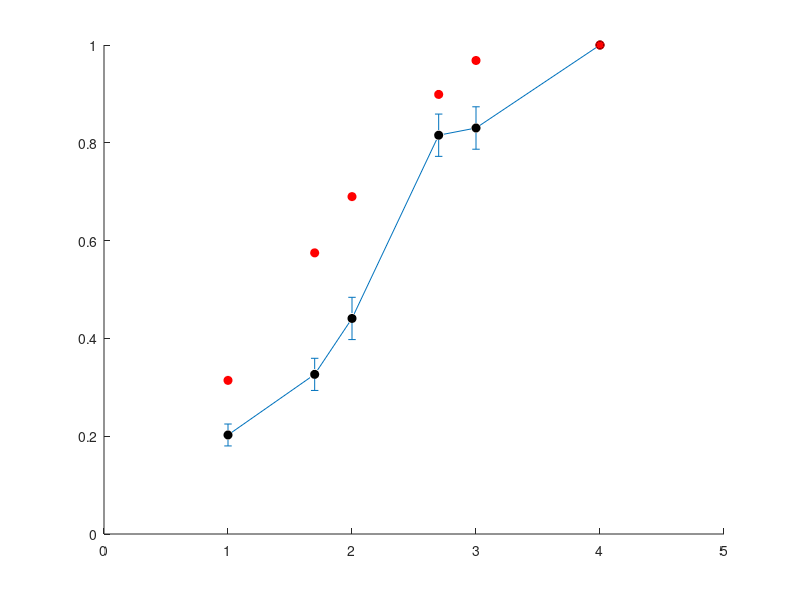

Reproduce this figure in MATLAB. (Note: this script raises an error after producing the figure.)
%% Figure 1
clc;clear;load('Figure_1.mat');
%% A
figure;
scatter([1 1.6990 2 2.6990 3 4],[mean(wt_minus_80_10nM) mean(wt_minus_80_50nM) mean(wt_minus_80_100nM) mean(wt_minus_80_500nM)  mean(wt_minus_80_1000nM) mean(wt_minus_80_10000nM)],'MarkerEdgeColor','k','MarkerFaceColor','k')
hold on;
scatter([1 1.6990 2 2.6990 3 4],[mean(wt_plus_40_10nM) mean(wt_plus_40_50nM) mean(wt_plus_40_100nM) mean(wt_plus_40_500nM)  mean(wt_plus_40_1000nM) mean(wt_plus_40_10000nM)],'MarkerEdgeColor','r','MarkerFaceColor','r')
hold on;
e1=errorbar([1 1.6990 2 2.6990 3 4],[mean(wt_minus_80_10nM) mean(wt_minus_80_50nM) mean(wt_minus_80_100nM) mean(wt_minus_80_500nM)  mean(wt_minus_80_1000nM) mean(wt_minus_80_10000nM)],...
    [std(wt_minus_80_10nM')/sqrt(size(wt_minus_80_10nM,2)) std(wt_minus_80_50nM')/sqrt(size(wt_minus_80_50nM,2)) std(wt_minus_80_100nM')/sqrt(size(wt_minus_80_100nM,2)) std(wt_minus_80_500nM')/sqrt(size(wt_minus_80_500nM,2)) std(wt_minus_80_1000nM')/sqrt(size(wt_minus_80_1000nM,2)) std(wt_minus_80_10000nM')/sqrt(size(wt_minus_80_10000nM,2))]);
e1.LineStyle='none';
e1.Color = 'k';
hold on;
e2=errorbar([1 1.6990 2 2.6990 3 4],[mean(wt_plus_40_10nM) mean(wt_plus_40_50nM) mean(wt_plus_40_100nM) mean(wt_plus_40_500nM)  mean(wt_plus_40_1000nM) mean(wt_plus_40_10000nM)],...
    [std(wt_plus_40_10nM')/sqrt(size(wt_plus_40_10nM,2)) std(wt_plus_40_50nM')/sqrt(size(wt_plus_40_50nM,2)) std(wt_plus_40_100nM')/sqrt(size(wt_plus_40_100nM,2)) std(wt_plus_40_500nM')/sqrt(size(wt_plus_40_500nM,2)) std(wt_plus_40_1000nM')/sqrt(size(wt_plus_40_1000nM,2)) std(wt_plus_40_10000nM')/sqrt(size(wt_plus_40_10000nM,2))]);
e2.LineStyle='none';
e2.Color = 'k';
xlim([0 5]); ylim([0 1]);
xticks([1 2 3 4])
xticklabels({'10^1','10^2','10^3','10^4'})
title('in vitro mAChR-A wt');
box off
set(gca,'TickDir','out')
xlabel(['[ACh] (nM)']);ylabel(['Normalized GIRK current']);
h = zeros(2, 1);
h(1) = plot(NaN,NaN,'k','LineWidth',2);
h(2) = plot(NaN,NaN,'r','LineWidth',2);
legend(h, '-80mV','40mV');


%% B
figure;
scatter([1 1.6990 2 2.6990 3 4],[mean(KK_minus_80_10nM) mean(KK_minus_80_50nM) mean(KK_minus_80_100nM) mean(KK_minus_80_500nM)  mean(KK_minus_80_1000nM) mean(KK_minus_80_10000nM)],'MarkerEdgeColor','k','MarkerFaceColor','k')
hold on;
scatter([1 1.6990 2 2.6990 3 4],[mean(KK_plus_40_10nM) mean(KK_plus_40_50nM) mean(KK_plus_40_100nM) mean(KK_plus_40_500nM)  mean(KK_plus_40_1000nM) mean(KK_plus_40_10000nM)],'MarkerEdgeColor','r','MarkerFaceColor','r')
hold on;
e1=errorbar([1 1.6990 2 2.6990 3 4],[mean(KK_minus_80_10nM) mean(KK_minus_80_50nM) mean(KK_minus_80_100nM) mean(KK_minus_80_500nM)  mean(KK_minus_80_1000nM) mean(KK_minus_80_10000nM)],...
    [std(KK_minus_80_10nM')/sqrt(size(KK_minus_80_10nM,2)) std(KK_minus_80_50nM')/sqrt(size(KK_minus_80_50nM,2)) std(KK_minus_80_100nM')/sqrt(size(KK_minus_80_100nM,2)) std(KK_minus_80_500nM')/sqrt(size(KK_minus_80_500nM,2)) std(KK_minus_80_1000nM')/sqrt(size(KK_minus_80_1000nM,2)) std(KK_minus_80_10000nM')/sqrt(size(KK_minus_80_10000nM,2))]);
e1.LineStyle='none';
e1.Color = 'k';
hold on;
e2=errorbar([1 1.6990 2 2.6990 3 4],[mean(KK_plus_40_10nM) mean(KK_plus_40_50nM) mean(KK_plus_40_100nM) mean(KK_plus_40_500nM)  mean(KK_plus_40_1000nM) mean(KK_plus_40_10000nM)],...
    [std(KK_plus_40_10nM')/sqrt(size(KK_plus_40_10nM,2)) std(KK_plus_40_50nM')/sqrt(size(KK_plus_40_50nM,2)) std(KK_plus_40_100nM')/sqrt(size(KK_plus_40_100nM,2)) std(KK_plus_40_500nM')/sqrt(size(KK_plus_40_500nM,2)) std(KK_plus_40_1000nM')/sqrt(size(KK_plus_40_1000nM,2)) std(KK_plus_40_10000nM')/sqrt(size(KK_plus_40_10000nM,2))]);
e2.LineStyle='none';
e2.Color = 'k';
xlim([0 5]); ylim([0 1]);
xticks([1 2 3 4])
xticklabels({'10^1','10^2','10^3','10^4'})
title('in vitro mAChR-A KK');
box off
set(gca,'TickDir','out')
xlabel(['[ACh] (nM)']);ylabel(['Normalized GIRK current']);
h = zeros(2, 1);
h(1) = plot(NaN,NaN,'k','LineWidth',2);
h(2) = plot(NaN,NaN,'r','LineWidth',2);
legend(h, '-80mV','40mV');

%% C
figure;
scatter([1 2 3 4],[mean(KK_minus_80_10nM_Atro) mean(KK_minus_80_100nM_Atro) mean(KK_minus_80_1000nM_Atro)  mean(KK_minus_80_10000nM_Atro)],'MarkerEdgeColor','k','MarkerFaceColor','k')
hold on;
scatter([1 2 3 4],[mean(KK_plus_40_10nM_Atro) mean(KK_plus_40_100nM_Atro) mean(KK_plus_40_1000nM_Atro)  mean(KK_plus_40_10000nM_Atro)],'MarkerEdgeColor','r','MarkerFaceColor','r')
hold on;
e1=errorbar([1 2 3 4],[mean(KK_minus_80_10nM_Atro) mean(KK_minus_80_100nM_Atro) mean(KK_minus_80_1000nM_Atro) mean(KK_minus_80_10000nM_Atro)],...
    [std(KK_minus_80_10nM_Atro')/sqrt(size(KK_minus_80_10nM_Atro,2)) std(KK_minus_80_100nM_Atro')/sqrt(size(KK_minus_80_100nM_Atro,2)) std(KK_minus_80_1000nM_Atro')/sqrt(size(KK_minus_80_1000nM_Atro,2)) std(KK_minus_80_10000nM_Atro')/sqrt(size(KK_minus_80_10000nM_Atro,2)) ]);
e1.LineStyle='none';
e1.Color = 'k';
hold on;
e2=errorbar([1 2 3 4],[mean(KK_plus_40_10nM_Atro) mean(KK_plus_40_100nM_Atro) mean(KK_plus_40_1000nM_Atro) mean(KK_plus_40_10000nM_Atro)],...
    [std(KK_plus_40_10nM_Atro')/sqrt(size(KK_plus_40_10nM_Atro,2)) std(KK_plus_40_100nM_Atro')/sqrt(size(KK_plus_40_100nM_Atro,2)) std(KK_plus_40_1000nM_Atro')/sqrt(size(KK_plus_40_1000nM_Atro,2)) std(KK_plus_40_10000nM_Atro')/sqrt(size(KK_plus_40_10000nM_Atro,2)) ]);
e2.LineStyle='none';
e2.Color = 'k';
xlim([0 5]); ylim([0 1]);
xticks([1 2 3 4])
xticklabels({'10^1','10^2','10^3','10^4'})
title('in vitro mAChR-A KK + atropine');
box off
set(gca,'TickDir','out')
xlabel(['[ACh] (nM)']);ylabel(['Normalized GIRK current']);
h = zeros(2, 1);
h(1) = plot(NaN,NaN,'k','LineWidth',2);
h(2) = plot(NaN,NaN,'r','LineWidth',2);
legend(h, '-80mV','40mV');


%% D
figure;
bar(1,nanmean(wt_minus_80_high_concentration_abs_value/1000),0.4,'FaceAlpha',0.1,'FaceColor','none')
hold on
bar(2,nanmean(KK_minus_80_high_concentration_abs_value/1000),0.4,'FaceAlpha',0.1,'FaceColor','none')
hold on
bar(3,nanmean(KK_minus_80_high_concentration_abs_value_Atro/1000),0.4,'FaceAlpha',0.1,'FaceColor','none')
hold on


UnivarScatter([wt_minus_80_high_concentration_abs_value/1000 KK_minus_80_high_concentration_abs_value/1000 KK_minus_80_high_concentration_abs_value_Atro/1000]...
    ,'Width',0.2,'Compression',15,'Label',{'WT','kk CRISPR','kk CRISPR-Atro'},'Whiskers','none','MarkerEdgeColor','k','MarkerFaceColor','k')
xtickangle(45)
box off;ylim([0 10]);
set(gca,'TickDir','out');title('-80mV');ylabel('microA(abs)');


figure;
bar(1,nanmean(wt_plus_40_high_concentration_abs_value/1000),0.4,'FaceAlpha',0.1,'FaceColor','none')
hold on
bar(2,nanmean(KK_plus_40_high_concentration_abs_value/1000),0.4,'FaceAlpha',0.1,'FaceColor','none')
hold on
bar(3,nanmean(KK_plus_40_high_concentration_abs_value_Atro/1000),0.4,'FaceAlpha',0.1,'FaceColor','none')
hold on


UnivarScatter([wt_plus_40_high_concentration_abs_value/1000 KK_plus_40_high_concentration_abs_value/1000 KK_plus_40_high_concentration_abs_value_Atro/1000]...
    ,'Width',0.2,'Compression',15,'Label',{'WT','kk CRISPR','kk CRISPR-Atro'},'Whiskers','none','MarkerEdgeColor','r','MarkerFaceColor','r')
xtickangle(45)
box off;ylim([0 5]);
set(gca,'TickDir','out');title('+40mV KK');ylabel('microA(abs)');


%% E

figure;
scatter([-2 -1 0 1 2],[mean(all_flies_minus80_0_point_01micro_norm) mean(all_flies_minus80_0_point_1micro_norm) mean(all_flies_minus80_1micro_norm) mean(all_flies_minus80_10micro_norm)  mean(all_flies_minus80_100micro_norm)],'MarkerEdgeColor','k','MarkerFaceColor','k')
hold on;
scatter([-2 -1 0 1 2],[mean(all_flies_0_0_point_01micro_norm) mean(all_flies_0_0_point_1micro_norm) mean(all_flies_0_1micro_norm) mean(all_flies_0_10micro_norm)  mean(all_flies_0_100micro_norm)],'MarkerEdgeColor','r','MarkerFaceColor','r')
hold on;
e1=errorbar([-2 -1 0 1 2],[mean(all_flies_minus80_0_point_01micro_norm) mean(all_flies_minus80_0_point_1micro_norm) mean(all_flies_minus80_1micro_norm) mean(all_flies_minus80_10micro_norm)  mean(all_flies_minus80_100micro_norm)],...
    [std(all_flies_minus80_0_point_01micro_norm')/sqrt(size(all_flies_minus80_0_point_01micro_norm,2)) std(all_flies_minus80_0_point_1micro_norm')/sqrt(size(all_flies_minus80_0_point_1micro_norm,2)) std(all_flies_minus80_1micro_norm')/sqrt(size(all_flies_minus80_1micro_norm,2)) std(all_flies_minus80_10micro_norm')/sqrt(size(all_flies_minus80_10micro_norm,2)) std(all_flies_minus80_100micro_norm')/sqrt(size(all_flies_minus80_100micro_norm,2))]);
e1.LineStyle='none';
e1.Color = 'k';
hold on;
e2=errorbar([-2 -1 0 1 2],[mean(all_flies_0_0_point_01micro_norm) mean(all_flies_0_0_point_1micro_norm) mean(all_flies_0_1micro_norm) mean(all_flies_0_10micro_norm)  mean(all_flies_0_100micro_norm)],...
    [std(all_flies_0_0_point_01micro_norm')/sqrt(size(all_flies_0_0_point_01micro_norm,2)) std(all_flies_0_0_point_1micro_norm')/sqrt(size(all_flies_0_0_point_1micro_norm,2)) std(all_flies_0_1micro_norm')/sqrt(size(all_flies_0_1micro_norm,2)) std(all_flies_0_10micro_norm')/sqrt(size(all_flies_0_10micro_norm,2)) std(all_flies_0_100micro_norm')/sqrt(size(all_flies_0_100micro_norm,2))]);
e2.LineStyle='none';
e2.Color = 'k';
xlim([-2.5 2.5]);  
xticks([-2 -1 0 1 2])
xticklabels({'10^1','10^2','10^3','10^4','10^5'})
title('in vivo mAChR-A wt');
box off
set(gca,'TickDir','out')
xlabel(['[Muscarine] (nM)']);ylabel(['Normalized current']);
h = zeros(2, 1);
h(1) = plot(NaN,NaN,'k','LineWidth',2);
h(2) = plot(NaN,NaN,'r','LineWidth',2);
legend(h, '-80mV','0mV');

%% F

figure;
scatter([-2 -1 0 1 2],[mean(all_flies_KK_minus80_0_point_01micro_norm) mean(all_flies_KK_minus80_0_point_1micro_norm) mean(all_flies_KK_minus80_1micro_norm) mean(all_flies_KK_minus80_10micro_norm)  mean(all_flies_KK_minus80_100micro_norm)],'MarkerEdgeColor','k','MarkerFaceColor','k')
hold on;
scatter([-2 -1 0 1 2],[mean(all_flies_KK_0_0_point_01micro_norm) mean(all_flies_KK_0_0_point_1micro_norm) mean(all_flies_KK_0_1micro_norm) mean(all_flies_KK_0_10micro_norm)  mean(all_flies_KK_0_100micro_norm)],'MarkerEdgeColor','r','MarkerFaceColor','r')
hold on;
e1=errorbar([-2 -1 0 1 2],[mean(all_flies_KK_minus80_0_point_01micro_norm) mean(all_flies_KK_minus80_0_point_1micro_norm) mean(all_flies_KK_minus80_1micro_norm) mean(all_flies_KK_minus80_10micro_norm)  mean(all_flies_KK_minus80_100micro_norm)],...
    [std(all_flies_KK_minus80_0_point_01micro_norm')/sqrt(size(all_flies_KK_minus80_0_point_01micro_norm,2)) std(all_flies_KK_minus80_0_point_1micro_norm')/sqrt(size(all_flies_KK_minus80_0_point_1micro_norm,2)) std(all_flies_KK_minus80_1micro_norm')/sqrt(size(all_flies_KK_minus80_1micro_norm,2)) std(all_flies_KK_minus80_10micro_norm')/sqrt(size(all_flies_KK_minus80_10micro_norm,2)) std(all_flies_KK_minus80_100micro_norm')/sqrt(size(all_flies_KK_minus80_100micro_norm,2))]);
e1.LineStyle='none';
e1.Color = 'k';
hold on;
e2=errorbar([-2 -1 0 1 2],[mean(all_flies_KK_0_0_point_01micro_norm) mean(all_flies_KK_0_0_point_1micro_norm) mean(all_flies_KK_0_1micro_norm) mean(all_flies_KK_0_10micro_norm)  mean(all_flies_KK_0_100micro_norm)],...
    [std(all_flies_KK_0_0_point_01micro_norm')/sqrt(size(all_flies_KK_0_0_point_01micro_norm,2)) std(all_flies_KK_0_0_point_1micro_norm')/sqrt(size(all_flies_KK_0_0_point_1micro_norm,2)) std(all_flies_KK_0_1micro_norm')/sqrt(size(all_flies_KK_0_1micro_norm,2)) std(all_flies_KK_0_10micro_norm')/sqrt(size(all_flies_KK_0_10micro_norm,2)) std(all_flies_KK_0_100micro_norm')/sqrt(size(all_flies_KK_0_100micro_norm,2))]);
e2.LineStyle='none';
e2.Color = 'k';
xlim([-2.5 2.5]);  
xticks([-2 -1 0 1 2])
xticklabels({'10^1','10^2','10^3','10^4','10^5'})
title('in vivo mAChR-A-KK');
box off
set(gca,'TickDir','out')
xlabel(['[Muscarine] (nM)']);ylabel(['Normalized current']);
h = zeros(2, 1);
h(1) = plot(NaN,NaN,'k','LineWidth',2);
h(2) = plot(NaN,NaN,'r','LineWidth',2);
legend(h, '-80mV','0mV');

%% G

figure;
scatter([-1 1 2],[mean(all_flies_KK_Atro_minus80_0_point_1micro_norm) mean(all_flies_KK_Atro_minus80_10micro_norm)  mean(all_flies_KK_Atro_minus80_100micro_norm)],'MarkerEdgeColor','k','MarkerFaceColor','k')
hold on;
scatter([-1 1 2],[mean(all_flies_KK_Atro_0_0_point_1micro_norm) mean(all_flies_KK_Atro_0_10micro_norm)  mean(all_flies_KK_Atro_0_100micro_norm)],'MarkerEdgeColor','r','MarkerFaceColor','r')
hold on;
e1=errorbar([-1 1 2],[mean(all_flies_KK_Atro_minus80_0_point_1micro_norm) mean(all_flies_KK_Atro_minus80_10micro_norm)  mean(all_flies_KK_Atro_minus80_100micro_norm)],...
    [std(all_flies_KK_Atro_minus80_0_point_1micro_norm')/sqrt(size(all_flies_KK_Atro_minus80_0_point_1micro_norm,2)) std(all_flies_KK_Atro_minus80_10micro_norm')/sqrt(size(all_flies_KK_Atro_minus80_10micro_norm,2)) std(all_flies_KK_Atro_minus80_100micro_norm')/sqrt(size(all_flies_KK_Atro_minus80_100micro_norm,2))]);
e1.LineStyle='none';
e1.Color = 'k';
hold on;
e2=errorbar([-1 1 2],[mean(all_flies_KK_Atro_0_0_point_1micro_norm) mean(all_flies_KK_Atro_0_10micro_norm)  mean(all_flies_KK_Atro_0_100micro_norm)],...
    [std(all_flies_KK_Atro_0_0_point_1micro_norm')/sqrt(size(all_flies_KK_Atro_0_0_point_1micro_norm,2)) std(all_flies_KK_Atro_0_10micro_norm')/sqrt(size(all_flies_KK_Atro_0_10micro_norm,2)) std(all_flies_KK_Atro_0_100micro_norm')/sqrt(size(all_flies_KK_Atro_0_100micro_norm,2))]);
e2.LineStyle='none';
e2.Color = 'k';
xlim([-2.5 2.5]);  
xticks([-1 1 2])
xticklabels({'10^2','10^4','10^5'})
title('in vivo mAChR-A-KK + atropine');
box off
set(gca,'TickDir','out')
xlabel(['[Muscarine] (nM)']);ylabel(['Normalized current']);
h = zeros(2, 1);
h(1) = plot(NaN,NaN,'k','LineWidth',2);
h(2) = plot(NaN,NaN,'r','LineWidth',2);
legend(h, '-80mV','0mV');

%% H


figure;
bar(1,nanmean(abs(all_flies_0_100micro)),0.4,'FaceAlpha',0.1,'FaceColor','none')
hold on
bar(2,nanmean(abs(all_flies_KK_KK_0_100micro)),0.4,'FaceAlpha',0.1,'FaceColor','none')
hold on
bar(3,nanmean(abs(all_flies_KK_KK_atro_0_100micro)),0.4,'FaceAlpha',0.1,'FaceColor','none')
hold on


UnivarScatter([abs(all_flies_0_100micro)' abs(all_flies_KK_KK_0_100micro)' abs(all_flies_KK_KK_atro_0_100micro)']...
    ,'Width',0.2,'Compression',15,'Label',{'WT','kk CRISPR','kk CRISPR-Atro'},'Whiskers','none','MarkerEdgeColor','r','MarkerFaceColor','r')
xtickangle(45)
box off;ylim([0 150]);
set(gca,'TickDir','out');title('100 microM - 0mV');ylabel('pA(abs)');




figure;
bar(1,nanmean(abs(all_flies_minus80_100micro)),0.4,'FaceAlpha',0.1,'FaceColor','none')
hold on
bar(2,nanmean(abs(all_flies_KK_KK_minus80_100micro)),0.4,'FaceAlpha',0.1,'FaceColor','none')
hold on
bar(3,nanmean(abs(all_flies_KK_KK_atro_minus80_100micro)),0.4,'FaceAlpha',0.1,'FaceColor','none')
hold on

UnivarScatter([abs(all_flies_minus80_100micro)' abs(all_flies_KK_KK_minus80_100micro)' abs(all_flies_KK_KK_atro_minus80_100micro)']...
    ,'Width',0.2,'Compression',15,'Label',{'WT','kk CRISPR','kk CRISPR-Atro'},'Whiskers','none','MarkerEdgeColor','k','MarkerFaceColor','k')
xtickangle(45)
box off;ylim([0 150]);
set(gca,'TickDir','out');title('100 microM - -80mV');ylabel('pA(abs)');




